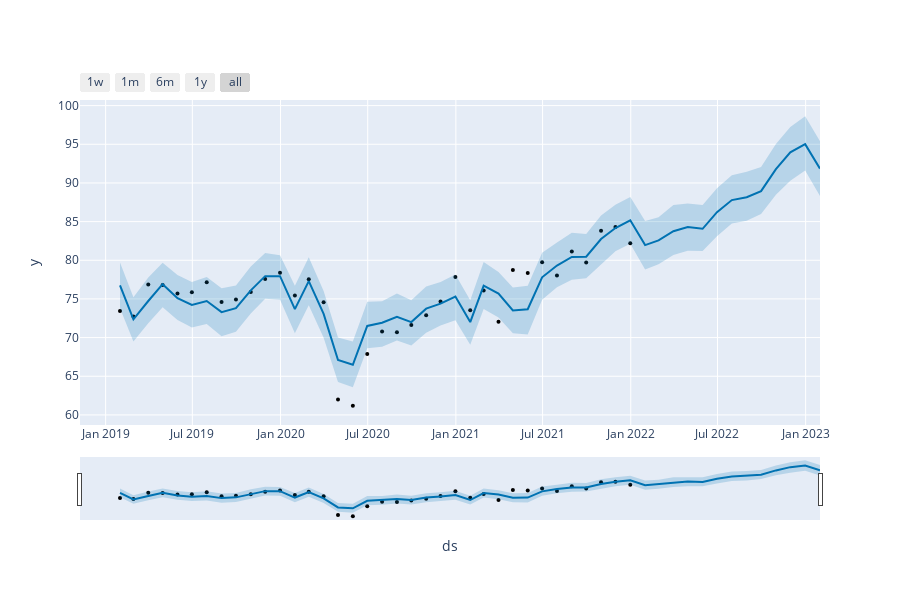

Notebook cell for this chart:
### Code cell
plot_plotly(m2, predictions2)
